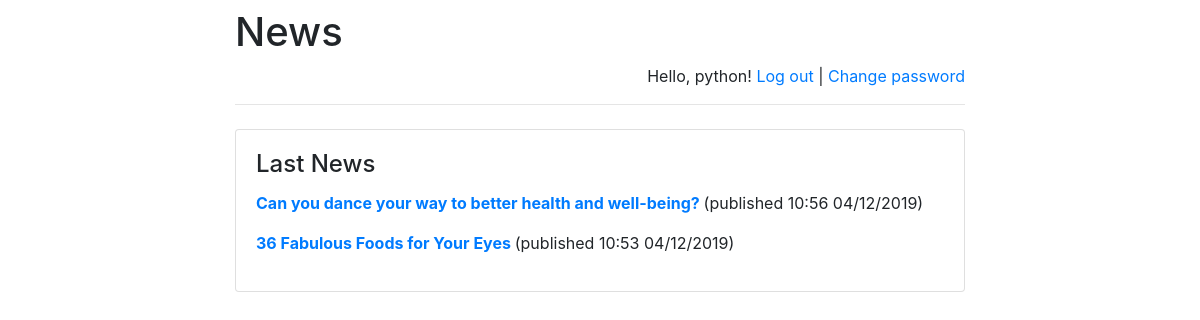
Page /news/ (signed in) on the committed database.
### news/models.py (models this page shows, shortened)
class Post(models.Model):
    author = models.ForeignKey(settings.AUTH_USER_MODEL, on_delete=models.PROTECT)
    title = models.CharField(max_length=200)
    text = models.TextField()
    show = models.BooleanField('show', default=True)
    created_date = models.DateTimeField(default=timezone.now)
    published_date = models.DateTimeField(default=timezone.now)
    category = models.ForeignKey(Category, verbose_name='category', on_delete=models.CASCADE)
    class Meta:
        ordering = ['-created_date']
        verbose_name = 'post'
        verbose_name_plural = 'news'

### news/views.py (the view)
def index(request):
    news = Post.objects.order_by('-published_date')
    context = {
        'news': news,
    }
    return render(request,
                  'index.html', context)

### news/templates/index.html (shortened to what this page needs)
{% extends 'base.html' %}
{% block main %}
    <h4 class="card-title">Last News</h4>
	{% for post in news %}
		<p>
			<strong>
				<a href="/news/{{ post.id }}/">
					{{post.title}}
				</a>
			</strong>
			(published {{post.published_date|date:'H:i d/m/Y'}})
		</p>
	{% empty %}
		<p>No news</p>
	{% endfor %}
{% endblock %}

### news/templates/base.html (shortened to what this page needs)
<!doctype html>
<html lang="en">
<head>
    <link rel="stylesheet"
href="https://stackpath.bootstrapcdn.com/bootstrap/4.1.3/css/bootstrap.min.css">
</head>
<body>
<div class="container">
    <div class="row justify-content-center">
        <div class="col-8">
            <h1 class="mt-2">News</h1>
            {% if user.is_authenticated %}
                <p class="text-right">
                    Hello, {{ user.username }}!
                    <a href="/news/logout">Log out</a> |
                    <a href="/news/password-change">
                        Change password
                    </a>
                </p>
            {% else %}
                <p class="text-right">
                    <a href="/news/login">Log in</a> |
                    <a href="/news/register">Register</a>
                </p>
            {% endif %}
            <hr class="mt-0 mb-4">
            <div class="card">
                <div class="card-body">
                    {% block main %}
                    {% endblock %}
                </div>
            </div>
        </div>
    </div>
</div>
</body>
</html>

### rows in the picture
Post: title "Can you dance your way to better health and well-being?", published_date "10:56 04/12/2019"
Post: title "36 Fabulous Foods for Your Eyes", published_date "10:53 04/12/2019"

### other values in the picture
{{ user.username }} "python"
